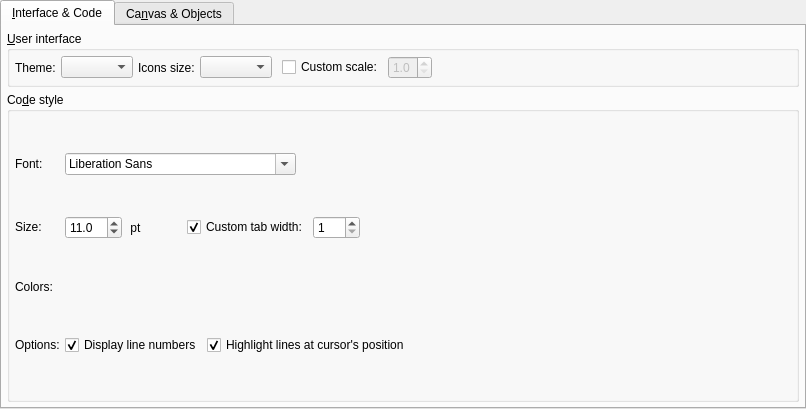
<?xml version="1.0" encoding="UTF-8"?>
<ui version="4.0">
 <class>AppearanceConfigWidget</class>
 <widget class="QWidget" name="AppearanceConfigWidget">
  <property name="geometry">
   <rect>
    <x>0</x>
    <y>0</y>
    <width>806</width>
    <height>409</height>
   </rect>
  </property>
  <property name="windowTitle">
   <string>Form</string>
  </property>
  <layout class="QVBoxLayout" name="verticalLayout_2">
   <property name="spacing">
    <number>5</number>
   </property>
   <property name="leftMargin">
    <number>0</number>
   </property>
   <property name="topMargin">
    <number>0</number>
   </property>
   <property name="rightMargin">
    <number>0</number>
   </property>
   <property name="bottomMargin">
    <number>0</number>
   </property>
   <item>
    <widget class="QTabWidget" name="appearance_tbw">
     <property name="currentIndex">
      <number>0</number>
     </property>
     <property name="iconSize">
      <size>
       <width>22</width>
       <height>22</height>
      </size>
     </property>
     <widget class="QWidget" name="tab">
      <attribute name="icon">
       <iconset resource="../../res/resources.qrc">
        <normaloff>:/icons/icons/uicode.png</normaloff>:/icons/icons/uicode.png</iconset>
      </attribute>
      <attribute name="title">
       <string>&amp;Interface &amp;&amp; Code</string>
      </attribute>
      <layout class="QVBoxLayout" name="verticalLayout">
       <property name="spacing">
        <number>5</number>
       </property>
       <property name="leftMargin">
        <number>5</number>
       </property>
       <property name="topMargin">
        <number>5</number>
       </property>
       <property name="rightMargin">
        <number>5</number>
       </property>
       <property name="bottomMargin">
        <number>5</number>
       </property>
       <item>
        <widget class="QGroupBox" name="groupBox">
         <property name="title">
          <string>&amp;User interface</string>
         </property>
         <layout class="QGridLayout" name="gridLayout_2">
          <property name="leftMargin">
           <number>5</number>
          </property>
          <property name="topMargin">
           <number>5</number>
          </property>
          <property name="rightMargin">
           <number>5</number>
          </property>
          <property name="bottomMargin">
           <number>5</number>
          </property>
          <property name="spacing">
           <number>5</number>
          </property>
          <item row="0" column="4">
           <layout class="QHBoxLayout" name="horizontalLayout">
            <property name="spacing">
             <number>5</number>
            </property>
            <property name="leftMargin">
             <number>5</number>
            </property>
            <property name="bottomMargin">
             <number>0</number>
            </property>
            <item>
             <widget class="QCheckBox" name="custom_scale_chk">
              <property name="toolTip">
               <string>&lt;p&gt;Defines a custom UI scale factor. This factor is applied when drawing widgets and fonts. Requires restarting pgModeler when in use.&lt;/p&gt;</string>
              </property>
              <property name="text">
               <string>Custom scale:</string>
              </property>
             </widget>
            </item>
            <item>
             <widget class="QDoubleSpinBox" name="custom_scale_spb">
              <property name="enabled">
               <bool>false</bool>
              </property>
              <property name="decimals">
               <number>1</number>
              </property>
              <property name="minimum">
               <double>1.000000000000000</double>
              </property>
              <property name="maximum">
               <double>2.000000000000000</double>
              </property>
              <property name="singleStep">
               <double>0.100000000000000</double>
              </property>
             </widget>
            </item>
            <item>
             <spacer name="horizontalSpacer_4">
              <property name="orientation">
               <enum>Qt::Orientation::Horizontal</enum>
              </property>
              <property name="sizeHint" stdset="0">
               <size>
                <width>40</width>
                <height>20</height>
               </size>
              </property>
             </spacer>
            </item>
           </layout>
          </item>
          <item row="0" column="1">
           <widget class="QComboBox" name="ui_theme_cmb">
            <property name="sizePolicy">
             <sizepolicy hsizetype="Preferred" vsizetype="Fixed">
              <horstretch>0</horstretch>
              <verstretch>0</verstretch>
             </sizepolicy>
            </property>
            <property name="currentIndex">
             <number>-1</number>
            </property>
           </widget>
          </item>
          <item row="0" column="2">
           <widget class="QLabel" name="icons_size_lbl">
            <property name="text">
             <string>Icons size:</string>
            </property>
            <property name="indent">
             <number>-1</number>
            </property>
           </widget>
          </item>
          <item row="0" column="3">
           <widget class="QComboBox" name="icons_size_cmb"/>
          </item>
          <item row="0" column="0">
           <widget class="QLabel" name="label">
            <property name="text">
             <string>Theme:</string>
            </property>
           </widget>
          </item>
         </layout>
        </widget>
       </item>
       <item>
        <widget class="QGroupBox" name="code_font_gb">
         <property name="sizePolicy">
          <sizepolicy hsizetype="Preferred" vsizetype="Expanding">
           <horstretch>0</horstretch>
           <verstretch>0</verstretch>
          </sizepolicy>
         </property>
         <property name="title">
          <string>Co&amp;de style</string>
         </property>
         <layout class="QGridLayout" name="gridLayout_5">
          <property name="leftMargin">
           <number>5</number>
          </property>
          <property name="topMargin">
           <number>5</number>
          </property>
          <property name="rightMargin">
           <number>5</number>
          </property>
          <property name="bottomMargin">
           <number>5</number>
          </property>
          <property name="spacing">
           <number>5</number>
          </property>
          <item row="3" column="0">
           <widget class="QLabel" name="colors_lbl_2">
            <property name="sizePolicy">
             <sizepolicy hsizetype="Fixed" vsizetype="Fixed">
              <horstretch>0</horstretch>
              <verstretch>0</verstretch>
             </sizepolicy>
            </property>
            <property name="text">
             <string>Colors:</string>
            </property>
           </widget>
          </item>
          <item row="4" column="0">
           <widget class="QLabel" name="colors_lbl_3">
            <property name="sizePolicy">
             <sizepolicy hsizetype="Fixed" vsizetype="Fixed">
              <horstretch>0</horstretch>
              <verstretch>0</verstretch>
             </sizepolicy>
            </property>
            <property name="text">
             <string>Options:</string>
            </property>
           </widget>
          </item>
          <item row="0" column="0">
           <widget class="QLabel" name="font_lbl_3">
            <property name="sizePolicy">
             <sizepolicy hsizetype="Fixed" vsizetype="Fixed">
              <horstretch>0</horstretch>
              <verstretch>0</verstretch>
             </sizepolicy>
            </property>
            <property name="text">
             <string>Font:</string>
            </property>
           </widget>
          </item>
          <item row="2" column="1" colspan="2">
           <layout class="QHBoxLayout" name="horizontalLayout_5">
            <property name="spacing">
             <number>5</number>
            </property>
            <item>
             <widget class="QDoubleSpinBox" name="code_font_size_spb">
              <property name="specialValueText">
               <string/>
              </property>
              <property name="decimals">
               <number>1</number>
              </property>
              <property name="minimum">
               <double>5.000000000000000</double>
              </property>
              <property name="maximum">
               <double>100.000000000000000</double>
              </property>
              <property name="singleStep">
               <double>0.500000000000000</double>
              </property>
              <property name="value">
               <double>11.000000000000000</double>
              </property>
             </widget>
            </item>
            <item>
             <widget class="QLabel" name="unity_lbl_2">
              <property name="sizePolicy">
               <sizepolicy hsizetype="Minimum" vsizetype="Preferred">
                <horstretch>0</horstretch>
                <verstretch>0</verstretch>
               </sizepolicy>
              </property>
              <property name="text">
               <string> pt</string>
              </property>
             </widget>
            </item>
            <item>
             <spacer name="horizontalSpacer">
              <property name="orientation">
               <enum>Qt::Orientation::Horizontal</enum>
              </property>
              <property name="sizeType">
               <enum>QSizePolicy::Policy::Fixed</enum>
              </property>
              <property name="sizeHint" stdset="0">
               <size>
                <width>40</width>
                <height>20</height>
               </size>
              </property>
             </spacer>
            </item>
            <item>
             <widget class="QCheckBox" name="tab_width_chk">
              <property name="text">
               <string>Custom tab width:</string>
              </property>
              <property name="checked">
               <bool>true</bool>
              </property>
             </widget>
            </item>
            <item>
             <widget class="QSpinBox" name="tab_width_spb">
              <property name="enabled">
               <bool>true</bool>
              </property>
              <property name="minimum">
               <number>1</number>
              </property>
              <property name="maximum">
               <number>100</number>
              </property>
              <property name="value">
               <number>1</number>
              </property>
             </widget>
            </item>
            <item>
             <spacer name="horizontalSpacer_2">
              <property name="orientation">
               <enum>Qt::Orientation::Horizontal</enum>
              </property>
              <property name="sizeHint" stdset="0">
               <size>
                <width>40</width>
                <height>20</height>
               </size>
              </property>
             </spacer>
            </item>
           </layout>
          </item>
          <item row="2" column="0">
           <widget class="QLabel" name="font_lbl_2">
            <property name="sizePolicy">
             <sizepolicy hsizetype="Fixed" vsizetype="Fixed">
              <horstretch>0</horstretch>
              <verstretch>0</verstretch>
             </sizepolicy>
            </property>
            <property name="text">
             <string>Size:</string>
            </property>
           </widget>
          </item>
          <item row="4" column="1" colspan="2">
           <layout class="QHBoxLayout" name="horizontalLayout_18">
            <property name="spacing">
             <number>5</number>
            </property>
            <item>
             <widget class="QCheckBox" name="disp_line_numbers_chk">
              <property name="text">
               <string>Display line numbers</string>
              </property>
              <property name="checked">
               <bool>true</bool>
              </property>
             </widget>
            </item>
            <item>
             <widget class="QCheckBox" name="hightlight_lines_chk">
              <property name="sizePolicy">
               <sizepolicy hsizetype="Expanding" vsizetype="Fixed">
                <horstretch>0</horstretch>
                <verstretch>0</verstretch>
               </sizepolicy>
              </property>
              <property name="text">
               <string>Highlight lines at cursor's position</string>
              </property>
              <property name="checked">
               <bool>true</bool>
              </property>
             </widget>
            </item>
           </layout>
          </item>
          <item row="0" column="1" colspan="2">
           <layout class="QHBoxLayout" name="horizontalLayout_6">
            <item>
             <widget class="QFontComboBox" name="code_font_cmb">
              <property name="sizePolicy">
               <sizepolicy hsizetype="Preferred" vsizetype="Fixed">
                <horstretch>0</horstretch>
                <verstretch>0</verstretch>
               </sizepolicy>
              </property>
              <property name="sizeAdjustPolicy">
               <enum>QComboBox::SizeAdjustPolicy::AdjustToContents</enum>
              </property>
             </widget>
            </item>
            <item>
             <spacer name="horizontalSpacer_3">
              <property name="orientation">
               <enum>Qt::Orientation::Horizontal</enum>
              </property>
              <property name="sizeHint" stdset="0">
               <size>
                <width>40</width>
                <height>20</height>
               </size>
              </property>
             </spacer>
            </item>
           </layout>
          </item>
         </layout>
        </widget>
       </item>
      </layout>
     </widget>
     <widget class="QWidget" name="tab_2">
      <attribute name="icon">
       <iconset resource="../../res/resources.qrc">
        <normaloff>:/icons/icons/dbmodel.png</normaloff>:/icons/icons/dbmodel.png</iconset>
      </attribute>
      <attribute name="title">
       <string>Ca&amp;nvas &amp;&amp; Objects</string>
      </attribute>
      <layout class="QVBoxLayout" name="verticalLayout_3">
       <property name="spacing">
        <number>5</number>
       </property>
       <property name="leftMargin">
        <number>5</number>
       </property>
       <property name="topMargin">
        <number>5</number>
       </property>
       <property name="rightMargin">
        <number>5</number>
       </property>
       <property name="bottomMargin">
        <number>5</number>
       </property>
       <item>
        <widget class="QGroupBox" name="canvas_gb">
         <property name="minimumSize">
          <size>
           <width>0</width>
           <height>0</height>
          </size>
         </property>
         <property name="title">
          <string>&amp;Canvas</string>
         </property>
         <layout class="QHBoxLayout" name="horizontalLayout_13">
          <property name="spacing">
           <number>5</number>
          </property>
          <property name="leftMargin">
           <number>5</number>
          </property>
          <property name="topMargin">
           <number>5</number>
          </property>
          <property name="rightMargin">
           <number>5</number>
          </property>
          <property name="bottomMargin">
           <number>5</number>
          </property>
          <item>
           <layout class="QHBoxLayout" name="horizontalLayout_2">
            <property name="spacing">
             <number>5</number>
            </property>
            <item>
             <layout class="QGridLayout" name="gridLayout_6">
              <property name="spacing">
               <number>5</number>
              </property>
              <item row="0" column="0">
               <widget class="QLabel" name="grid_size_lbl">
                <property name="sizePolicy">
                 <sizepolicy hsizetype="Preferred" vsizetype="Preferred">
                  <horstretch>0</horstretch>
                  <verstretch>0</verstretch>
                 </sizepolicy>
                </property>
                <property name="statusTip">
                 <string/>
                </property>
                <property name="text">
                 <string>Grid size:</string>
                </property>
               </widget>
              </item>
              <item row="3" column="0">
               <widget class="QLabel" name="canvas_color">
                <property name="sizePolicy">
                 <sizepolicy hsizetype="Fixed" vsizetype="Preferred">
                  <horstretch>0</horstretch>
                  <verstretch>0</verstretch>
                 </sizepolicy>
                </property>
                <property name="statusTip">
                 <string/>
                </property>
                <property name="text">
                 <string>Canvas color:</string>
                </property>
               </widget>
              </item>
              <item row="0" column="1">
               <widget class="QSpinBox" name="grid_size_spb">
                <property name="sizePolicy">
                 <sizepolicy hsizetype="Fixed" vsizetype="Fixed">
                  <horstretch>0</horstretch>
                  <verstretch>0</verstretch>
                 </sizepolicy>
                </property>
                <property name="toolTip">
                 <string>&lt;p&gt;Defines the vertical and horizontal grid size. This value affects the spacing of objects when using the feature that aligns the objects on the grid. &lt;/p&gt;</string>
                </property>
                <property name="statusTip">
                 <string/>
                </property>
                <property name="minimum">
                 <number>10</number>
                </property>
                <property name="maximum">
                 <number>100</number>
                </property>
                <property name="singleStep">
                 <number>1</number>
                </property>
                <property name="value">
                 <number>20</number>
                </property>
               </widget>
              </item>
              <item row="3" column="1">
               <widget class="QWidget" name="canvas_color_wgt" native="true">
                <property name="enabled">
                 <bool>true</bool>
                </property>
                <property name="sizePolicy">
                 <sizepolicy hsizetype="Fixed" vsizetype="Preferred">
                  <horstretch>0</horstretch>
                  <verstretch>0</verstretch>
                 </sizepolicy>
                </property>
                <property name="minimumSize">
                 <size>
                  <width>0</width>
                  <height>0</height>
                 </size>
                </property>
               </widget>
              </item>
              <item row="2" column="0">
               <widget class="QLabel" name="grid_pattern_lbl">
                <property name="sizePolicy">
                 <sizepolicy hsizetype="Preferred" vsizetype="Preferred">
                  <horstretch>0</horstretch>
                  <verstretch>0</verstretch>
                 </sizepolicy>
                </property>
                <property name="statusTip">
                 <string/>
                </property>
                <property name="text">
                 <string>Grid pattern:</string>
                </property>
               </widget>
              </item>
              <item row="2" column="1">
               <widget class="QComboBox" name="grid_pattern_cmb">
                <property name="sizePolicy">
                 <sizepolicy hsizetype="Preferred" vsizetype="Fixed">
                  <horstretch>0</horstretch>
                  <verstretch>0</verstretch>
                 </sizepolicy>
                </property>
                <item>
                 <property name="text">
                  <string>Square</string>
                 </property>
                </item>
                <item>
                 <property name="text">
                  <string>Dot</string>
                 </property>
                </item>
               </widget>
              </item>
              <item row="1" column="0">
               <widget class="QLabel" name="grid_line_color_lbl">
                <property name="sizePolicy">
                 <sizepolicy hsizetype="Preferred" vsizetype="Preferred">
                  <horstretch>0</horstretch>
                  <verstretch>0</verstretch>
                 </sizepolicy>
                </property>
                <property name="statusTip">
                 <string/>
                </property>
                <property name="text">
                 <string>Grid line color:</string>
                </property>
               </widget>
              </item>
              <item row="1" column="1">
               <widget class="QWidget" name="grid_color_wgt" native="true">
                <property name="enabled">
                 <bool>true</bool>
                </property>
                <property name="sizePolicy">
                 <sizepolicy hsizetype="Fixed" vsizetype="Preferred">
                  <horstretch>0</horstretch>
                  <verstretch>0</verstretch>
                 </sizepolicy>
                </property>
                <property name="minimumSize">
                 <size>
                  <width>0</width>
                  <height>0</height>
                 </size>
                </property>
               </widget>
              </item>
             </layout>
            </item>
            <item>
             <layout class="QGridLayout" name="gridLayout_9">
              <property name="spacing">
               <number>5</number>
              </property>
              <item row="0" column="0">
               <widget class="QLabel" name="delimiters_color_lbl">
                <property name="sizePolicy">
                 <sizepolicy hsizetype="Fixed" vsizetype="Preferred">
                  <horstretch>0</horstretch>
                  <verstretch>0</verstretch>
                 </sizepolicy>
                </property>
                <property name="statusTip">
                 <string/>
                </property>
                <property name="text">
                 <string>Delimiters color:</string>
                </property>
               </widget>
              </item>
              <item row="1" column="1">
               <widget class="QSpinBox" name="min_obj_opacity_spb">
                <property name="sizePolicy">
                 <sizepolicy hsizetype="Fixed" vsizetype="Fixed">
                  <horstretch>0</horstretch>
                  <verstretch>0</verstretch>
                 </sizepolicy>
                </property>
                <property name="minimumSize">
                 <size>
                  <width>60</width>
                  <height>0</height>
                 </size>
                </property>
                <property name="toolTip">
                 <string>&lt;p&gt;Defines the minimum opacity percentage applied to the objects when using the fade out feature. A zero opacity causes the object to be completely hidden not being possible to interact with it in the canvas area.&lt;/p&gt;</string>
                </property>
                <property name="statusTip">
                 <string/>
                </property>
                <property name="minimum">
                 <number>0</number>
                </property>
                <property name="maximum">
                 <number>70</number>
                </property>
                <property name="singleStep">
                 <number>5</number>
                </property>
                <property name="value">
                 <number>10</number>
                </property>
               </widget>
              </item>
              <item row="0" column="1" colspan="2">
               <widget class="QWidget" name="delimiters_color_wgt" native="true">
                <property name="enabled">
                 <bool>true</bool>
                </property>
                <property name="sizePolicy">
                 <sizepolicy hsizetype="Fixed" vsizetype="Preferred">
                  <horstretch>0</horstretch>
                  <verstretch>0</verstretch>
                 </sizepolicy>
                </property>
                <property name="minimumSize">
                 <size>
                  <width>0</width>
                  <height>0</height>
                 </size>
                </property>
               </widget>
              </item>
              <item row="2" column="2">
               <widget class="QSpinBox" name="ext_attribs_per_page_spb">
                <property name="sizePolicy">
                 <sizepolicy hsizetype="Minimum" vsizetype="Fixed">
                  <horstretch>0</horstretch>
                  <verstretch>0</verstretch>
                 </sizepolicy>
                </property>
                <property name="minimumSize">
                 <size>
                  <width>60</width>
                  <height>0</height>
                 </size>
                </property>
                <property name="toolTip">
                 <string>&lt;p&gt;Defines the minimum amount of attributes visible per page on tables and view when the pagination is enabled on these objects.&lt;/p&gt;</string>
                </property>
                <property name="statusTip">
                 <string/>
                </property>
                <property name="minimum">
                 <number>5</number>
                </property>
                <property name="maximum">
                 <number>100</number>
                </property>
                <property name="singleStep">
                 <number>5</number>
                </property>
                <property name="value">
                 <number>5</number>
                </property>
               </widget>
              </item>
              <item row="2" column="0">
               <widget class="QLabel" name="attributes_per_page_lbl">
                <property name="sizePolicy">
                 <sizepolicy hsizetype="Preferred" vsizetype="Preferred">
                  <horstretch>0</horstretch>
                  <verstretch>0</verstretch>
                 </sizepolicy>
                </property>
                <property name="text">
                 <string>Attributes per page:</string>
                </property>
               </widget>
              </item>
              <item row="1" column="0">
               <widget class="QLabel" name="min_obj_opacity_lbl">
                <property name="sizePolicy">
                 <sizepolicy hsizetype="Preferred" vsizetype="Preferred">
                  <horstretch>0</horstretch>
                  <verstretch>0</verstretch>
                 </sizepolicy>
                </property>
                <property name="text">
                 <string>Min. object opacity (%): </string>
                </property>
               </widget>
              </item>
              <item row="2" column="1">
               <widget class="QSpinBox" name="attribs_per_page_spb">
                <property name="sizePolicy">
                 <sizepolicy hsizetype="Minimum" vsizetype="Fixed">
                  <horstretch>0</horstretch>
                  <verstretch>0</verstretch>
                 </sizepolicy>
                </property>
                <property name="minimumSize">
                 <size>
                  <width>60</width>
                  <height>0</height>
                 </size>
                </property>
                <property name="toolTip">
                 <string>&lt;p&gt;These spinners define the minimum amount of attributes visible per page in each section of tables and views when the pagination is enabled on them. The first one controls the amount of columns per page. The second defines the amount of extended attributes (constraints, indexes, trigger, rules, policies) displayed per page.&lt;/p&gt;</string>
                </property>
                <property name="statusTip">
                 <string/>
                </property>
                <property name="minimum">
                 <number>5</number>
                </property>
                <property name="maximum">
                 <number>100</number>
                </property>
                <property name="singleStep">
                 <number>5</number>
                </property>
                <property name="value">
                 <number>10</number>
                </property>
               </widget>
              </item>
              <item row="3" column="1">
               <widget class="QSpinBox" name="expansion_factor_spb">
                <property name="sizePolicy">
                 <sizepolicy hsizetype="Fixed" vsizetype="Fixed">
                  <horstretch>0</horstretch>
                  <verstretch>0</verstretch>
                 </sizepolicy>
                </property>
                <property name="minimumSize">
                 <size>
                  <width>60</width>
                  <height>0</height>
                 </size>
                </property>
                <property name="toolTip">
                 <string>&lt;p&gt;The expansion factor is the number of times the current page dimension (width and height) is used to expand the canvas geometry to a certain direction (top, left, bottom, or right). The page dimension can be adjusted in the printing options.&lt;/p&gt;</string>
                </property>
                <property name="statusTip">
                 <string/>
                </property>
                <property name="minimum">
                 <number>1</number>
                </property>
                <property name="maximum">
                 <number>10</number>
                </property>
                <property name="singleStep">
                 <number>1</number>
                </property>
                <property name="value">
                 <number>10</number>
                </property>
               </widget>
              </item>
              <item row="3" column="0">
               <widget class="QLabel" name="expansion_factor_lbl">
                <property name="sizePolicy">
                 <sizepolicy hsizetype="Preferred" vsizetype="Preferred">
                  <horstretch>0</horstretch>
                  <verstretch>0</verstretch>
                 </sizepolicy>
                </property>
                <property name="text">
                 <string>Expansion factor:</string>
                </property>
               </widget>
              </item>
             </layout>
            </item>
           </layout>
          </item>
          <item>
           <spacer name="horizontalSpacer_10">
            <property name="orientation">
             <enum>Qt::Orientation::Horizontal</enum>
            </property>
            <property name="sizeHint" stdset="0">
             <size>
              <width>491</width>
              <height>20</height>
             </size>
            </property>
           </spacer>
          </item>
         </layout>
        </widget>
       </item>
       <item>
        <widget class="QGroupBox" name="appearance_frm">
         <property name="title">
          <string>O&amp;bjects</string>
         </property>
         <layout class="QGridLayout" name="gridLayout">
          <property name="leftMargin">
           <number>5</number>
          </property>
          <property name="topMargin">
           <number>5</number>
          </property>
          <property name="rightMargin">
           <number>5</number>
          </property>
          <property name="bottomMargin">
           <number>5</number>
          </property>
          <property name="spacing">
           <number>5</number>
          </property>
          <item row="0" column="1" colspan="4">
           <widget class="QComboBox" name="element_cmb">
            <property name="iconSize">
             <size>
              <width>28</width>
              <height>28</height>
             </size>
            </property>
            <item>
             <property name="text">
              <string>Global: Font style</string>
             </property>
            </item>
            <item>
             <property name="text">
              <string>Global: Constraints descriptor</string>
             </property>
            </item>
            <item>
             <property name="text">
              <string>Global: Object selection</string>
             </property>
            </item>
            <item>
             <property name="text">
              <string>Global: Object shadow</string>
             </property>
            </item>
            <item>
             <property name="text">
              <string>Global: Position hint text</string>
             </property>
            </item>
            <item>
             <property name="text">
              <string>Global: Position hint box</string>
             </property>
            </item>
            <item>
             <property name="text">
              <string>Global: Objects type</string>
             </property>
            </item>
            <item>
             <property name="text">
              <string>Global: Lock arc</string>
             </property>
            </item>
            <item>
             <property name="text">
              <string>Global: Lock body</string>
             </property>
            </item>
            <item>
             <property name="text">
              <string>Table: Schema name</string>
             </property>
            </item>
            <item>
             <property name="text">
              <string>Table: Name</string>
             </property>
            </item>
            <item>
             <property name="text">
              <string>Table: Columns box</string>
             </property>
            </item>
            <item>
             <property name="text">
              <string>Table: Extended attributes box</string>
             </property>
            </item>
            <item>
             <property name="text">
              <string>Table: Title box</string>
             </property>
            </item>
            <item>
             <property name="text">
              <string>Table: Attributes toggler buttons</string>
             </property>
            </item>
            <item>
             <property name="text">
              <string>Table: Attributes toggler box</string>
             </property>
            </item>
            <item>
             <property name="text">
              <string>Rule: Name</string>
             </property>
            </item>
            <item>
             <property name="text">
              <string>Rule: Descriptor</string>
             </property>
            </item>
            <item>
             <property name="text">
              <string>Index: Name</string>
             </property>
            </item>
            <item>
             <property name="text">
              <string>Index: Descriptor</string>
             </property>
            </item>
            <item>
             <property name="text">
              <string>Trigger: Name</string>
             </property>
            </item>
            <item>
             <property name="text">
              <string>Trigger: Descriptor</string>
             </property>
            </item>
            <item>
             <property name="text">
              <string>Constraint: Name</string>
             </property>
            </item>
            <item>
             <property name="text">
              <string>Constraint: Descriptor</string>
             </property>
            </item>
            <item>
             <property name="text">
              <string>Policy: Name</string>
             </property>
            </item>
            <item>
             <property name="text">
              <string>Policy: Descriptor</string>
             </property>
            </item>
            <item>
             <property name="text">
              <string>View: Schema name</string>
             </property>
            </item>
            <item>
             <property name="text">
              <string>View: Name</string>
             </property>
            </item>
            <item>
             <property name="text">
              <string>View: References box</string>
             </property>
            </item>
            <item>
             <property name="text">
              <string>View: Extended attributes box</string>
             </property>
            </item>
            <item>
             <property name="text">
              <string>View: Title box</string>
             </property>
            </item>
            <item>
             <property name="text">
              <string>View: Table / columns alias</string>
             </property>
            </item>
            <item>
             <property name="text">
              <string>View: Referenced column</string>
             </property>
            </item>
            <item>
             <property name="text">
              <string>View: Referenced table</string>
             </property>
            </item>
            <item>
             <property name="text">
              <string>View: Reference descriptor</string>
             </property>
            </item>
            <item>
             <property name="text">
              <string>View: Attributes toggler buttons</string>
             </property>
            </item>
            <item>
             <property name="text">
              <string>View: Attributes toggler box</string>
             </property>
            </item>
            <item>
             <property name="text">
              <string>Textbox: Body</string>
             </property>
            </item>
            <item>
             <property name="text">
              <string>Column: Column name</string>
             </property>
            </item>
            <item>
             <property name="text">
              <string>Column: Descriptor</string>
             </property>
            </item>
            <item>
             <property name="text">
              <string>Column: Included / Inherited by relationship</string>
             </property>
            </item>
            <item>
             <property name="text">
              <string>Column: Protected</string>
             </property>
            </item>
            <item>
             <property name="text">
              <string>Column (pk): Name</string>
             </property>
            </item>
            <item>
             <property name="text">
              <string>Column (pk): Descriptor</string>
             </property>
            </item>
            <item>
             <property name="text">
              <string>Column (fk): Name</string>
             </property>
            </item>
            <item>
             <property name="text">
              <string>Column (fk): Descriptor</string>
             </property>
            </item>
            <item>
             <property name="text">
              <string>Column (uq): Name</string>
             </property>
            </item>
            <item>
             <property name="text">
              <string>Column (uq): Descriptor</string>
             </property>
            </item>
            <item>
             <property name="text">
              <string>Column (nn): Name</string>
             </property>
            </item>
            <item>
             <property name="text">
              <string>Column (nn): Descriptor</string>
             </property>
            </item>
            <item>
             <property name="text">
              <string>Relationship: Descriptor</string>
             </property>
            </item>
            <item>
             <property name="text">
              <string>Relationship: Label text</string>
             </property>
            </item>
            <item>
             <property name="text">
              <string>Relationship: Label box</string>
             </property>
            </item>
            <item>
             <property name="text">
              <string>Relationship: Attribute text</string>
             </property>
            </item>
            <item>
             <property name="text">
              <string>Relationship: Attribute descriptor</string>
             </property>
            </item>
            <item>
             <property name="text">
              <string>Tag: Name</string>
             </property>
            </item>
            <item>
             <property name="text">
              <string>Tag: Body</string>
             </property>
            </item>
            <item>
             <property name="text">
              <string>Placeholder: Body</string>
             </property>
            </item>
            <item>
             <property name="text">
              <string>Foreign table: Schema name</string>
             </property>
            </item>
            <item>
             <property name="text">
              <string>Foreign table: Name</string>
             </property>
            </item>
            <item>
             <property name="text">
              <string>Foreign table: Attributes box</string>
             </property>
            </item>
            <item>
             <property name="text">
              <string>Foreign table: Extended attributes box</string>
             </property>
            </item>
            <item>
             <property name="text">
              <string>Foreign table: Title box</string>
             </property>
            </item>
            <item>
             <property name="text">
              <string>Foreign table: Attributes toggler buttons</string>
             </property>
            </item>
            <item>
             <property name="text">
              <string>Foreign table: Attributes toggler box</string>
             </property>
            </item>
           </widget>
          </item>
          <item row="3" column="0">
           <widget class="QLabel" name="colors_lbl">
            <property name="sizePolicy">
             <sizepolicy hsizetype="Fixed" vsizetype="Fixed">
              <horstretch>0</horstretch>
              <verstretch>0</verstretch>
             </sizepolicy>
            </property>
            <property name="text">
             <string>Colors:</string>
            </property>
           </widget>
          </item>
          <item row="0" column="0">
           <widget class="QLabel" name="element_lbl">
            <property name="sizePolicy">
             <sizepolicy hsizetype="Preferred" vsizetype="Fixed">
              <horstretch>0</horstretch>
              <verstretch>0</verstretch>
             </sizepolicy>
            </property>
            <property name="text">
             <string>Element:</string>
            </property>
           </widget>
          </item>
          <item row="1" column="0">
           <widget class="QLabel" name="font_lbl">
            <property name="sizePolicy">
             <sizepolicy hsizetype="Preferred" vsizetype="Fixed">
              <horstretch>0</horstretch>
              <verstretch>0</verstretch>
             </sizepolicy>
            </property>
            <property name="text">
             <string>Font:</string>
            </property>
           </widget>
          </item>
          <item row="2" column="4">
           <widget class="QCheckBox" name="underline_chk">
            <property name="sizePolicy">
             <sizepolicy hsizetype="Expanding" vsizetype="Fixed">
              <horstretch>0</horstretch>
              <verstretch>0</verstretch>
             </sizepolicy>
            </property>
            <property name="text">
             <string>Underline</string>
            </property>
           </widget>
          </item>
          <item row="2" column="1">
           <layout class="QHBoxLayout" name="horizontalLayout_4">
            <property name="spacing">
             <number>0</number>
            </property>
            <item>
             <widget class="QDoubleSpinBox" name="elem_font_size_spb">
              <property name="decimals">
               <number>1</number>
              </property>
              <property name="minimum">
               <double>5.000000000000000</double>
              </property>
              <property name="maximum">
               <double>100.000000000000000</double>
              </property>
              <property name="singleStep">
               <double>0.500000000000000</double>
              </property>
              <property name="value">
               <double>8.000000000000000</double>
              </property>
             </widget>
            </item>
            <item>
             <widget class="QLabel" name="unity_lbl">
              <property name="text">
               <string> pt</string>
              </property>
              <property name="indent">
               <number>5</number>
              </property>
             </widget>
            </item>
           </layout>
          </item>
          <item row="1" column="1" colspan="4">
           <widget class="QFontComboBox" name="elem_font_cmb">
            <property name="sizePolicy">
             <sizepolicy hsizetype="Expanding" vsizetype="Fixed">
              <horstretch>0</horstretch>
              <verstretch>0</verstretch>
             </sizepolicy>
            </property>
           </widget>
          </item>
          <item row="2" column="3">
           <widget class="QCheckBox" name="italic_chk">
            <property name="sizePolicy">
             <sizepolicy hsizetype="Fixed" vsizetype="Fixed">
              <horstretch>0</horstretch>
              <verstretch>0</verstretch>
             </sizepolicy>
            </property>
            <property name="font">
             <font>
              <bold>false</bold>
             </font>
            </property>
            <property name="text">
             <string>Italic</string>
            </property>
           </widget>
          </item>
          <item row="2" column="2">
           <widget class="QCheckBox" name="bold_chk">
            <property name="sizePolicy">
             <sizepolicy hsizetype="Fixed" vsizetype="Fixed">
              <horstretch>0</horstretch>
              <verstretch>0</verstretch>
             </sizepolicy>
            </property>
            <property name="font">
             <font>
              <bold>false</bold>
             </font>
            </property>
            <property name="text">
             <string>Bold</string>
            </property>
           </widget>
          </item>
         </layout>
        </widget>
       </item>
      </layout>
     </widget>
    </widget>
   </item>
  </layout>
 </widget>
 <tabstops>
  <tabstop>appearance_tbw</tabstop>
  <tabstop>ui_theme_cmb</tabstop>
  <tabstop>code_font_size_spb</tabstop>
  <tabstop>tab_width_chk</tabstop>
  <tabstop>tab_width_spb</tabstop>
  <tabstop>disp_line_numbers_chk</tabstop>
  <tabstop>hightlight_lines_chk</tabstop>
  <tabstop>grid_size_spb</tabstop>
  <tabstop>min_obj_opacity_spb</tabstop>
  <tabstop>attribs_per_page_spb</tabstop>
  <tabstop>ext_attribs_per_page_spb</tabstop>
  <tabstop>element_cmb</tabstop>
  <tabstop>elem_font_cmb</tabstop>
  <tabstop>elem_font_size_spb</tabstop>
  <tabstop>bold_chk</tabstop>
  <tabstop>italic_chk</tabstop>
  <tabstop>underline_chk</tabstop>
 </tabstops>
 <resources>
  <include location="../../res/resources.qrc"/>
 </resources>
 <connections/>
</ui>
